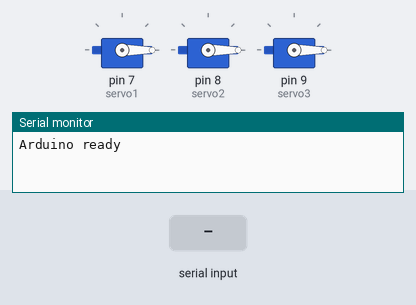
Simulated run of this sketch. Board: Arduino Uno, built with avr-gcc and run on an emulated ATmega328P. On the bench: 3 × servo, the last lines printed to the serial monitor. The inputs (shaded band) are chosen by the test bench.

Above: at 1.2 s.
1.3 s: "A,\n" received over Serial
At 4.1 s:
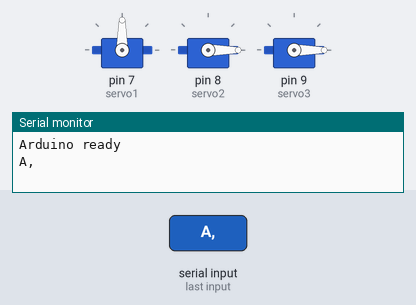
4.3 s: "B,\n" received over Serial
At 10.1 s:
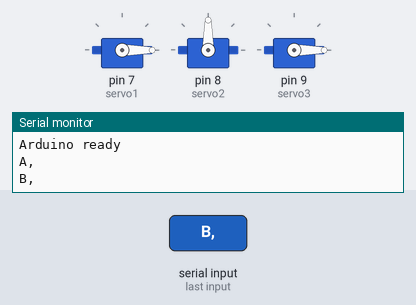
10.3 s: "C,\n" received over Serial
At 17.3 s:
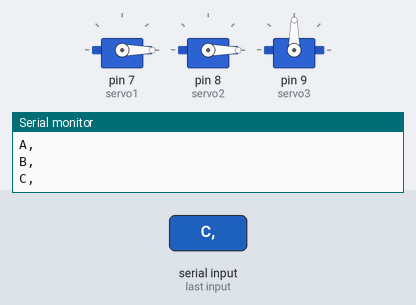
Timing chart, 0 to 19.3 s (numbered marks = the images above; inputs shaded):
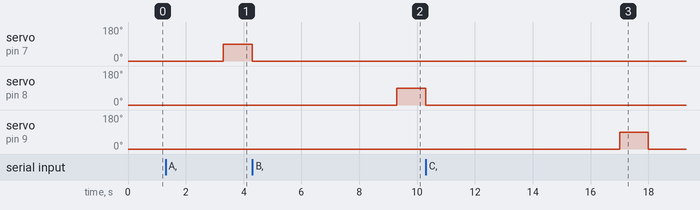

The sketch:

run_nsc.ino
```cpp
//sudo lsof /dev/ttyACM0
//sudo kill -9 "port number"
#include <Servo.h>
const float pi = 3.14;
float area;

Servo servo1;
Servo servo2;
Servo servo3;

void setup() {

  servo1.attach(7);
  servo2.attach(8);
  servo3.attach(9);

  servo1.write(0);
  servo2.write(0);
  servo3.write(0);
  Serial.begin(115200);
  while (!Serial) {
     ;// Wait for serial port to connect. Needed for native USB
  }
  Serial.println("Arduino ready");
}

void loop() {
  // Check if data is available to read
  // Check if data is available to read
  if (Serial.available() > 0) {
    String names = Serial.readStringUntil('\n');
    String data = Serial.readStringUntil('\n');

    // Parse the received data
    int commaIndex1 = data.indexOf(',');
    int commaIndex2 = data.indexOf(',', commaIndex1 + 1);


    String namesStr = data.substring(0, commaIndex1);
    String heightStr = data.substring(commaIndex1 + 1, commaIndex2);
    String widthStr = data.substring(commaIndex2 + 1);

    //String names = namesStr;
    float height = heightStr.toFloat();
    float width = widthStr.toFloat();
    Serial.println(names);
    area = (((height*0.0261)/2)*((width*0.0261)/2)*pi);
    if (names == "A,"){
      servo1.write(0);
      delay(1000);
      servo1.write(90);
      delay(1000);
      servo1.write(0);
      delay(1000);
    }else if (names == "B,"){
      servo2.write(0);
      delay(3000);
      servo2.write(90);
      delay(1000);
      servo2.write(0);
      delay(1000);
    }else if (names == "C,"){
      servo3.write(0);
      delay(4700);
      servo3.write(90);
      delay(1000);
      servo3.write(0);
      delay(1000);
    }


  }
}
```

Measured:
- after the input at 1.3 s, servo on pin 7 (servo1): 0° → 90° after 2.0 s
- after the input at 4.3 s, servo on pin 8 (servo2): 0° → 90° after 5.0 s
- after the input at 10.3 s, servo on pin 9 (servo3): 0° → 90° after 6.7 s, → 0° 1.0 s later
